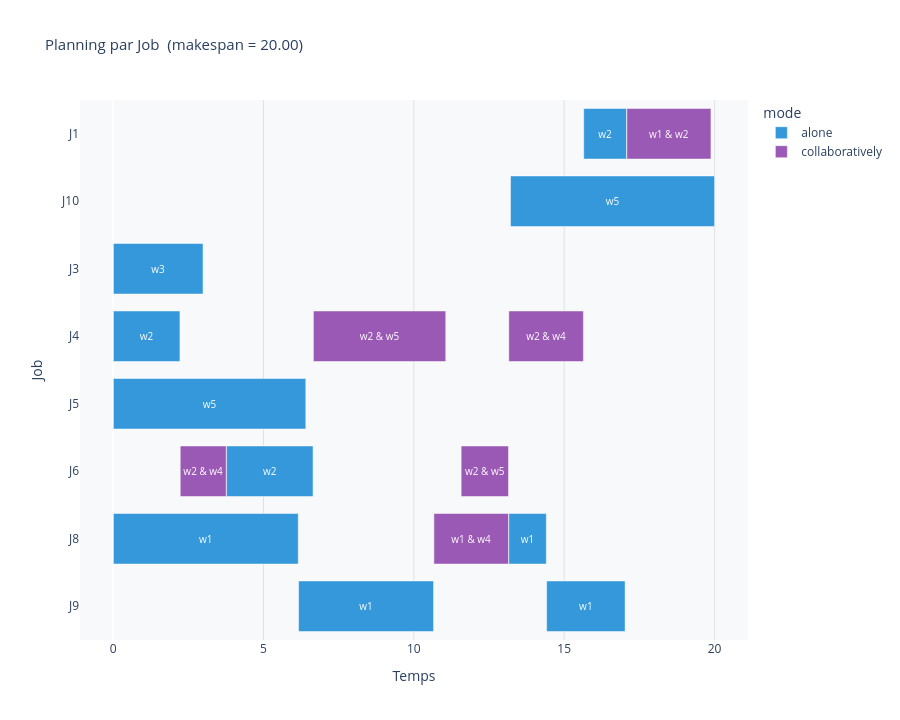

The code cell stored with this chart in its notebook:
### Code cell
gantt_chart_rich(df_no_teaching, render="notebook", save_path=None)
gantt_chart_by_job(df_no_teaching, instance, color_by="mode", render="notebook", save_path=None, separate_little=True)

### Figure 1 — Plotly figure (JSON) as saved in the notebook; plotly's stock layout.template omitted (floating-point values rounded to 4 significant figures)
{"data": [{"base": [15.65, 13.21, 0.01, 0.01, 0.01, 3.772, 0.01, 13.16, 6.167, 14.42], "customdata": [["Op 1/4", "w2", "alone", "4.0", "2.0", "2.0", "False", "17.07"], ["Op 1/2", "w5", "alone", "4.0", "3.0", "1.0", "False", "20.0"], ["Op 1/4", "w3", "alone", "4.0", "4.0", "3.0", "False", "2.99"], ["Op 1/6", "w2", "alone", "4.0", "3.0", "2.0", "False", "2.22"], ["Op 1/3", "w5", "alone", "4.0", "4.0", "1.0", "False", "6.41"], ["Op 2/6", "w2", "alone", "4.0", "3.0", "2.0", "False", "6.65"], ["Op 1/3", "w1", "alone", "4.0", "4.0", "2.0", "True", "6.16"], ["Op 3/3", "w1", "alone", "4.0", "3.0", "4.0", "True", "14.41"], ["Op 1/2", "w1", "alone", "4.0", "2.0", "2.0", "True", "10.66"], ["Op 2/2", "w1", "alone", "3.038431072538427", "3.0", "3.0", "True", "17.02"]], "hovertemplate": "<b>%{y}  —  %{customdata[0]}</b><br>Workers   : %{customdata[1]}<br>Mode      : %{customdata[2]}<br>Niveau w  : %{customdata[3]}<br>Difficulté: %{customdata[4]}<br>Métier    : %{customdata[5]}<br>Job réalisé: %{customdata[6]}<br>Début : %{base:.2f}  |  Fin : %{customdata[7]}<br><extra></extra>", "insidetextanchor": "middle", "marker": {"color": "#3498DB", "line": {"color": "white", "width": 0.5}}, "name": "alone", "orientation": "h", "text": ["w2", "w5", "w3", "w2", "w5", "w2", "w1", "w1", "w1", "w1"], "textfont": {"color": "white", "size": 10}, "textposition": "inside", "type": "bar", "x": [1.424, 6.786, 2.981, 2.212, 6.397, 2.876, 6.147, 1.248, 4.489, 2.608], "y": ["J1", "J10", "J3", "J4", "J5", "J6", "J8", "J8", "J9", "J9"]}, {"base": [17.08, 6.659, 13.16, 2.232, 11.57, 10.67], "customdata": [["Op 2/4", "w1 & w2", "collaboratively", "4.0", "3.0", "2.0", "False", "19.88"], ["Op 2/6", "w2 & w5", "collaboratively", "4.0", "3.0", "1.0", "False", "11.06"], ["Op 3/6", "w2 & w4", "collaboratively", "2.4089614543126174", "1.0", "0.0", "False", "15.64"], ["Op 1/6", "w2 & w4", "collaboratively", "4.0", "3.0", "4.0", "False", "3.76"], ["Op 3/6", "w2 & w5", "collaboratively", "4.0", "4.0", "1.0", "False", "13.15"], ["Op 2/3", "w1 & w4", "collaboratively", "2.175527314432144", "1.0", "0.0", "True", "13.15"]], "hovertemplate": "<b>%{y}  —  %{customdata[0]}</b><br>Workers   : %{customdata[1]}<br>Mode      : %{customdata[2]}<br>Niveau w  : %{customdata[3]}<br>Difficulté: %{customdata[4]}<br>Métier    : %{customdata[5]}<br>Job réalisé: %{customdata[6]}<br>Début : %{base:.2f}  |  Fin : %{customdata[7]}<br><extra></extra>", "insidetextanchor": "middle", "marker": {"color": "#9B59B6", "line": {"color": "white", "width": 0.5}}, "name": "collaboratively", "orientation": "h", "text": ["w1 & w2", "w2 & w5", "w2 & w4", "w2 & w4", "w2 & w5", "w1 & w4"], "textfont": {"color": "white", "size": 10}, "textposition": "inside", "type": "bar", "x": [2.797, 4.403, 2.481, 1.53, 1.575, 2.481], "y": ["J1", "J4", "J4", "J6", "J6", "J8"]}], "layout": {"bargap": 0.25, "barmode": "overlay", "height": 720, "hoverlabel": {"bgcolor": "white", "font": {"size": 12}}, "legend": {"title": {"text": "mode"}}, "paper_bgcolor": "white", "plot_bgcolor": "#F8F9FA", "title": {"font": {"size": 15}, "text": "Planning par Job  (makespan = 20.00)"}, "xaxis": {"gridcolor": "#DEE2E6", "showgrid": true, "title": {"text": "Temps"}, "type": "linear"}, "yaxis": {"categoryarray": ["J9", "J8", "J6", "J5", "J4", "J3", "J10", "J1"], "categoryorder": "array", "showgrid": false, "title": {"text": "Job"}}}}
